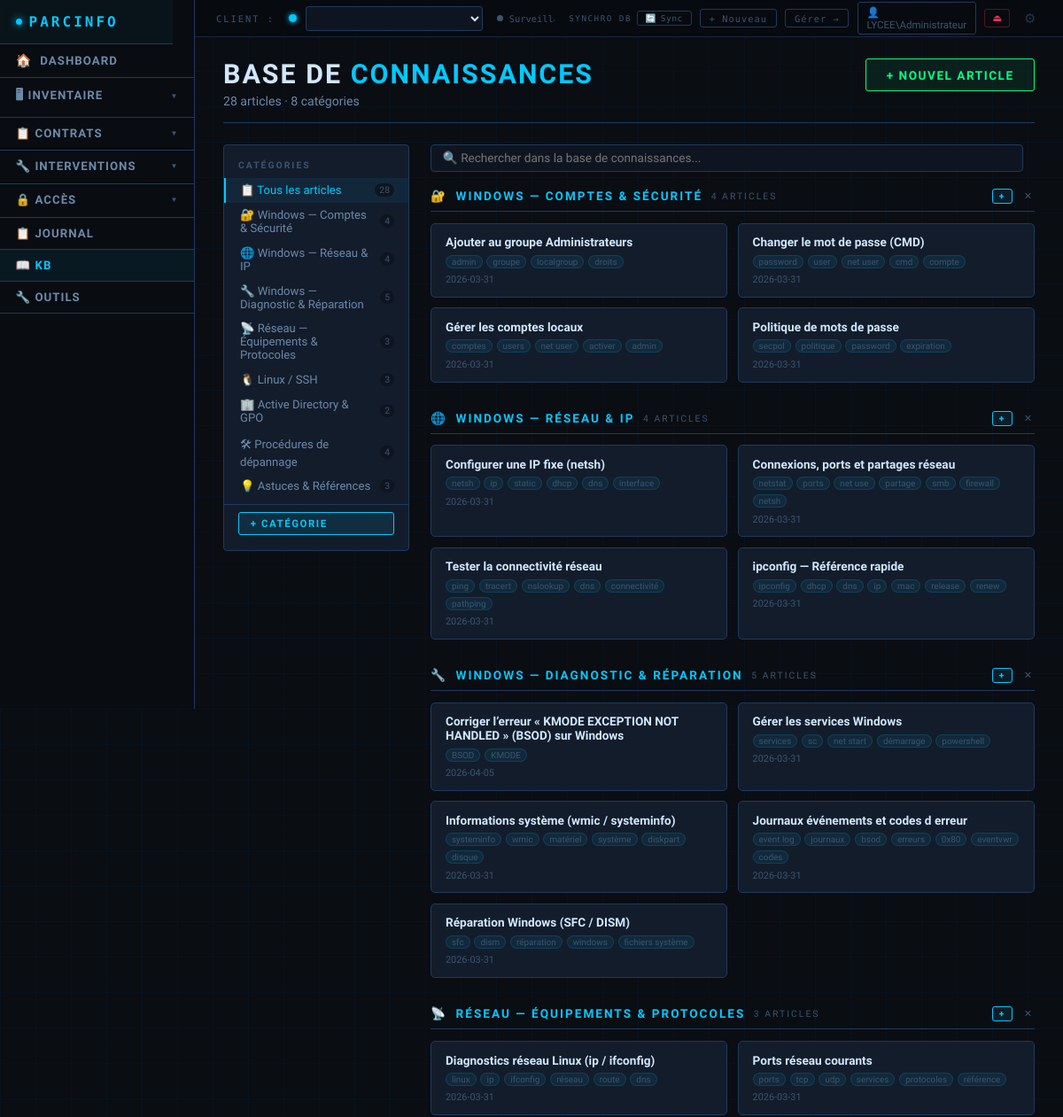
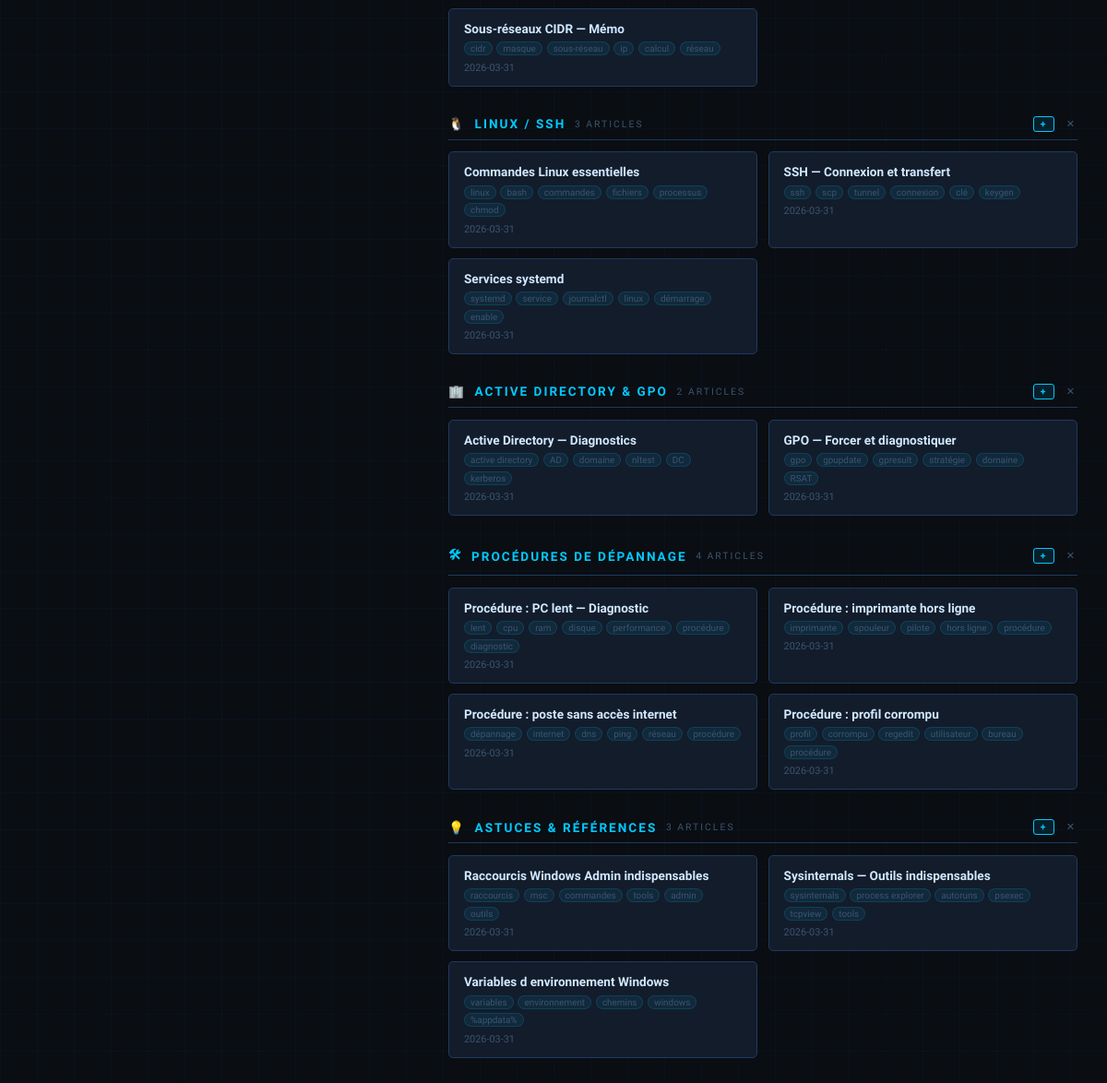
The page /kb (signed in) on the database its author committed (2 pictures, top to bottom).
### tables this page shows
CREATE TABLE kb_categories (
        id INTEGER PRIMARY KEY AUTOINCREMENT,
        nom TEXT NOT NULL,
        icone TEXT DEFAULT '📋',
        ordre INTEGER DEFAULT 0);

CREATE TABLE kb_articles (
        id INTEGER PRIMARY KEY AUTOINCREMENT,
        categorie_id INTEGER NOT NULL,
        titre TEXT NOT NULL,
        contenu TEXT NOT NULL,
        tags TEXT DEFAULT '',
        date_creation TEXT,
        date_maj TEXT,
        FOREIGN KEY (categorie_id) REFERENCES kb_categories(id));

### app.py (the view)
@app.route('/kb')
@login_required
def page_kb():
    conn = get_db()
    cats = [row_to_dict(r) for r in conn.execute(
        'SELECT * FROM kb_categories ORDER BY ordre, nom').fetchall()]
    articles = [row_to_dict(r) for r in conn.execute(
        'SELECT a.*, c.nom as cat_nom, c.icone as cat_icone FROM kb_articles a '
        'JOIN kb_categories c ON a.categorie_id=c.id ORDER BY c.ordre, a.titre').fetchall()]
    conn.close()
    return render_template('kb.html', cats=cats, articles=articles,
                           clients=get_clients(), client_actif_id=get_client_id())

### app.py (called while the page is built)
@app.context_processor
def inject_auth_context():
    u = None
    uid = session.get('auth_user_id')
    if uid:
        try:
            conn = get_db()
            u = row_to_dict(conn.execute('SELECT id,login,nom,prenom,role,logo_fichier FROM auth_users WHERE id=?', (uid,)).fetchone() or {})
            conn.close()
        except Exception:
            logger.exception('Erreur inject_auth_context')
    return dict(auth_user=u)

@app.context_processor
def inject_csrf_token():
    return dict(csrf_token=_get_csrf_token())

@app.context_processor
def inject_dynamic_css():
    user = get_auth_user()
    auth_user_id = user['id'] if user else None
    dynamic_css = _generate_dynamic_css(auth_user_id=auth_user_id)
    return dict(dynamic_css=dynamic_css)

@app.before_request
def csrf_protect():
    validate_csrf_request()

@app.template_filter('type_css')
def type_css_filter(t):
    import re as _re
    if t in _TYPE_CSS_MAP:
        return _TYPE_CSS_MAP[t]
    key = _re.sub(r'[^a-z0-9]', '', str(t).lower())[:16]
    return key or 'autre'

@app.context_processor
def inject_cfg():
    types = get_liste('types_appareils')
    user = get_auth_user()
    auth_user_id = user['id'] if user else None
    cfg = cfg_all(auth_user_id=auth_user_id)
    type_badges = {}
    for t in types:
        k = type_css_filter(t)
        if k not in type_badges:
            val = cfg.get(f'type_badge_{k}', '')
            if val:
                type_badges[k] = val[:3].upper()
            else:
                type_badges[k] = _TYPE_BADGE_DEFAULTS.get(k, k[:3].upper() or 'AUT')
    return {
        'cfg': cfg,
        'types_appareils_ctx': types,
        'type_css_defaults': _TYPE_CSS_DEFAULTS,
        'type_badge_defaults': _TYPE_BADGE_DEFAULTS,
        'type_badges': type_badges,
    }

@app.before_request
def _auto_start_sync():
    global _sync_init_done
    if not _sync_init_done:
        _sync_init_done = True
        if cfg_get('db_type') == 'sync':
            _start_sync_thread()

### auth_utils.py (called while the page is built)
def get_auth_user():
    from database import get_db, row_to_dict
    uid = session.get('auth_user_id')
    if not uid:
        return None
    conn = get_db()
    u = conn.execute('SELECT * FROM auth_users WHERE id=? AND actif=1', (uid,)).fetchone()
    conn.close()
    return row_to_dict(u) if u else None

def get_csrf_token() -> str:
    if 'csrf_token' not in session:
        session['csrf_token'] = secrets.token_hex(32)
    return session['csrf_token']

### database.py (called while the page is built)
def get_local_db():
    return _local_db()

### templates/kb.html (shortened to what this page needs)
{% extends "base.html" %}
{% block content %}
<div class="page-header" style="display:flex;align-items:flex-start;justify-content:space-between;gap:1rem;flex-wrap:wrap;">
    <div>
        <h1>Base de <span>Connaissances</span></h1>
        <p>{{ articles|length }} article{{ 's' if articles|length != 1 }} · {{ cats|length }} catégorie{{ 's' if cats|length != 1 }}</p>
    </div>
    <button class="btn btn-success" onclick="KB.nouvelArticle()">+ Nouvel article</button>
</div>
<div class="kb-wrap">
    <aside class="kb-sidebar">
        <div class="kb-sidebar-title">Catégories</div>
        <a class="kb-cat-link active" data-cat="all" onclick="KB.filtrerCat('all',this)">
            📋 Tous les articles
            <span class="kb-cat-count">{{ articles|length }}</span>
        </a>
        {% for cat in cats %}
        {% set nb = articles | selectattr('categorie_id','eq',cat.id) | list | length %}
        <a class="kb-cat-link" data-cat="{{ cat.id }}" onclick="KB.filtrerCat({{ cat.id }},this)">
            {{ cat.icone }} {{ cat.nom }}
            <span class="kb-cat-count">{{ nb }}</span>
        </a>
        {% endfor %}
        <div class="kb-sidebar-add">
            <button class="btn btn-primary btn-sm" style="width:100%;font-size:.72rem;"
                    onclick="KB.nouvelleCategorie()">+ Catégorie</button>
        </div>
    </aside>
    <div class="kb-main">
        <div class="kb-topbar">
            <input type="text" class="kb-search" id="kb-search"
                   placeholder="🔍 Rechercher dans la base de connaissances..."
                   oninput="KB.rechercher(this.value)">
        </div>
        <div id="kb-content">
            {% for cat in cats %}
            {% set cat_articles = articles | selectattr('categorie_id','eq',cat.id) | list %}
            {% if cat_articles %}
            <div class="kb-section" data-cat-section="{{ cat.id }}">
                <div class="kb-section-title">
                    <span>{{ cat.icone }}</span>
                    {{ cat.nom }}
                    <span style="font-size:.65rem;color:var(--text-muted);font-weight:400;">{{ cat_articles|length }} article{{ 's' if cat_articles|length != 1 }}</span>
                    <button class="btn btn-primary btn-sm" style="margin-left:auto;padding:1px 7px;font-size:.65rem;"
                            onclick="KB.nouvelArticle({{ cat.id }})">+</button>
                    <button onclick="KB.supprimerCategorie({{ cat.id }},'{{ cat.nom|e }}')"
                            style="background:none;border:none;color:var(--text-muted);cursor:pointer;font-size:.7rem;padding:0 3px;"
                            title="Supprimer la catégorie">✕</button>
                </div>
                <div class="kb-grid">
                    {% for a in cat_articles %}
                    <div class="kb-card" data-id="{{ a.id }}" data-cat="{{ a.categorie_id }}"
                         data-search="{{ a.titre|lower }} {{ a.tags|lower }} {{ a.contenu|lower }}"
                         onclick="KB.ouvrirArticle({{ a.id }})">
                        <div class="kb-card-title">{{ a.titre }}</div>
                        {% if a.tags %}
                        <div class="kb-card-tags">
                            {% for tag in a.tags.split(',') %}{% if tag.strip() %}
                            <span class="kb-tag">{{ tag.strip() }}</span>
                            {% endif %}{% endfor %}
                        </div>
                        {% endif %}
                        <div class="kb-card-meta">{{ a.date_maj[:10] if a.date_maj else '' }}</div>
                    </div>
                    {% endfor %}
                </div>
            </div>
            {% endif %}
            {% endfor %}
        </div>
    </div>
</div>
{% endblock %}

### templates/base.html (style rules this page uses)
:root { --bg-primary: #0a0d12; --bg-secondary: #0f1520; --bg-card: #131c2b; --border: #1e3a5f; --border-glow: #2e6cb0; --accent: #00c9ff; --accent2: #0066ff; --accent-green: #00ff88; --accent-orange: #ff8c00; --accent-red: #ff3355; --text-primary: #d0e8ff; --text-secondary: #6a8aaa; --text-muted: #3a5570; --grid-color: rgba(0,100,200,0.06); --topbar-bg: rgba(8,11,16,0.98); --topbar-border: rgba(30,58,95,0.6); --nav-bg: rgba(10,13,18,0.95); --input-bg: #0f1520; --input-border: #1e3a5f; --drawer-bg: #0d1520; --drawer-border: rgba(0,201,255,.2); }
* { box-sizing: border-box; margin: 0; padding: 0; }
body { font-family: 'Exo 2', sans-serif; background: var(--bg-primary); color: var(--text-primary); min-height: 100vh; background-image: linear-gradient(var(--grid-color) 1px, transparent 1px), linear-gradient(90deg, var(--grid-color) 1px, transparent 1px); background-size: 40px 40px; }
.page-header { margin-bottom: 1.5rem; padding-bottom: 1rem; border-bottom: 1px solid var(--border); }
.page-header h1 { font-family: 'Rajdhani', sans-serif; font-size: 1.9rem; font-weight: 700; letter-spacing: 2px; text-transform: uppercase; }
.page-header h1 span { color: var(--accent); }
.page-header p { color: var(--text-secondary); margin-top: 0.3rem; font-size: 0.88rem; }
input, select, textarea { background:var(--input-bg); border:1px solid var(--input-border); border-radius:3px; color:var(--text-primary); padding:.55rem .8rem; font-family:'Exo 2',sans-serif; font-size:.9rem; transition:border-color .2s, box-shadow .2s; width:100%; }
.btn { display:inline-flex; align-items:center; gap:.5rem; padding:.6rem 1.4rem; border:1px solid; border-radius:3px; font-family:'Rajdhani',sans-serif; font-size:.85rem; font-weight:700; letter-spacing:1.5px; text-transform:uppercase; cursor:pointer; text-decoration:none; transition:all .2s; }
.btn-primary { background:rgba(0,201,255,.1); border-color:var(--accent); color:var(--accent); }
.btn-success { background:rgba(0,255,136,.08); border-color:var(--accent-green); color:var(--accent-green); }
.btn-sm { padding:.3rem .8rem; font-size:.75rem; }

### rows shown on the page
kb_categories: icone "🔐", nom "Windows — Comptes & Sécurité", nb "4", nom "WINDOWS — COMPTES & SÉCURITÉ", cat_articles "4", value "S"
kb_categories: icone "🌐", nom "Windows — Réseau & IP", nb "4", nom "WINDOWS — RÉSEAU & IP", cat_articles "4", value "S"
kb_categories: icone "🔧", nom "Windows — Diagnostic & Réparation", nb "5", nom "WINDOWS — DIAGNOSTIC & RÉPARATION", cat_articles "5", value "S"
kb_categories: icone "📡", nom "Réseau — Équipements & Protocoles", nb "3", nom "RÉSEAU — ÉQUIPEMENTS & PROTOCOLES", cat_articles "3", value "S"
kb_categories: icone "🐧", nom "Linux / SSH", nb "3", nom "LINUX / SSH", cat_articles "3", value "S"
kb_categories: icone "🏢", nom "Active Directory & GPO", nb "2", nom "ACTIVE DIRECTORY & GPO", cat_articles "2", value "S"
kb_categories: icone "🛠", nom "Procédures de dépannage", nb "4", nom "PROCÉDURES DE DÉPANNAGE", cat_articles "4", value "S"
kb_categories: icone "💡", nom "Astuces & Références", nb "3", nom "ASTUCES & RÉFÉRENCES", cat_articles "3", value "S"
kb_articles: titre "Ajouter au groupe Administrateurs", strip "admin" "groupe" "localgroup" "droits", date_maj "2026-03-31"
kb_articles: titre "Changer le mot de passe (CMD)", strip "password" "user" "net user" "cmd" "compte", date_maj "2026-03-31"
kb_articles: titre "Gérer les comptes locaux", strip "comptes" "users" "net user" "activer" "admin", date_maj "2026-03-31"
kb_articles: titre "Politique de mots de passe", strip "secpol" "politique" "password" "expiration", date_maj "2026-03-31"
kb_articles: titre "Configurer une IP fixe (netsh)", strip "netsh" "ip" "static" "dhcp" "dns" "interface", date_maj "2026-03-31"
kb_articles: titre "Connexions, ports et partages réseau", strip "netstat" "ports" "net use" "partage" "smb" "firewall" "netsh", date_maj "2026-03-31"
kb_articles: titre "Tester la connectivité réseau", strip "ping" "tracert" "nslookup" "dns" "connectivité" "pathping", date_maj "2026-03-31"
kb_articles: titre "ipconfig — Référence rapide", strip "ipconfig" "dhcp" "dns" "ip" "mac" "release" "renew", date_maj "2026-03-31"
kb_articles: titre "Corriger l’erreur « KMODE EXCEPTION NOT HANDLED » (BSOD) sur Windows", strip "BSOD" "KMODE", date_maj "2026-04-05"
kb_articles: titre "Gérer les services Windows", strip "services" "sc" "net start" "démarrage" "powershell", date_maj "2026-03-31"
kb_articles: titre "Informations système (wmic / systeminfo)", strip "systeminfo" "wmic" "matériel" "système" "diskpart" "disque", date_maj "2026-03-31"
kb_articles: titre "Journaux événements et codes d erreur", strip "event log" "journaux" "bsod" "erreurs" "0x80" "eventvwr" "codes", date_maj "2026-03-31"
kb_articles: titre "Réparation Windows (SFC / DISM)", strip "sfc" "dism" "réparation" "windows" "fichiers système", date_maj "2026-03-31"
kb_articles: titre "Diagnostics réseau Linux (ip / ifconfig)", strip "linux" "ip" "ifconfig" "réseau" "route" "dns", date_maj "2026-03-31"
kb_articles: titre "Ports réseau courants", strip "ports" "tcp" "udp" "services" "protocoles" "référence", date_maj "2026-03-31"
kb_articles: titre "Sous-réseaux CIDR — Mémo", strip "cidr" "masque" "sous-réseau" "ip" "calcul" "réseau", date_maj "2026-03-31"
kb_articles: titre "Commandes Linux essentielles", strip "linux" "bash" "commandes" "fichiers" "processus" "chmod", date_maj "2026-03-31"
kb_articles: titre "SSH — Connexion et transfert", strip "ssh" "scp" "tunnel" "connexion" "clé" "keygen", date_maj "2026-03-31"
kb_articles: titre "Services systemd", strip "systemd" "service" "journalctl" "linux" "démarrage" "enable", date_maj "2026-03-31"
kb_articles: titre "Active Directory — Diagnostics", strip "active directory" "AD" "domaine" "nltest" "DC" "kerberos", date_maj "2026-03-31"
kb_articles: titre "GPO — Forcer et diagnostiquer", strip "gpo" "gpupdate" "gpresult" "stratégie" "domaine" "RSAT", date_maj "2026-03-31"
kb_articles: titre "Procédure : PC lent — Diagnostic", strip "lent" "cpu" "ram" "disque" "performance" "procédure" "diagnostic", date_maj "2026-03-31"
kb_articles: titre "Procédure : imprimante hors ligne", strip "imprimante" "spouleur" "pilote" "hors ligne" "procédure", date_maj "2026-03-31"
kb_articles: titre "Procédure : poste sans accès internet", strip "dépannage" "internet" "dns" "ping" "réseau" "procédure", date_maj "2026-03-31"
kb_articles: titre "Procédure : profil corrompu", strip "profil" "corrompu" "regedit" "utilisateur" "bureau" "procédure", date_maj "2026-03-31"
kb_articles: titre "Raccourcis Windows Admin indispensables", strip "raccourcis" "msc" "commandes" "tools" "admin" "outils", date_maj "2026-03-31"
kb_articles: titre "Sysinternals — Outils indispensables", strip "sysinternals" "process explorer" "autoruns" "psexec" "tcpview" "tools", date_maj "2026-03-31"
kb_articles: titre "Variables d environnement Windows", strip "variables" "environnement" "chemins" "windows" "%appdata%", date_maj "2026-03-31"

### other values the page prints
{{ session.get('auth_user_nom', 'Profil') }} "LYCEE\\Administrateur"
{{ articles|length }} "28"
{{ 's' if articles|length != 1 }} "s"
{{ cats|length }} "8"
{{ 's' if cats|length != 1 }} "s"
